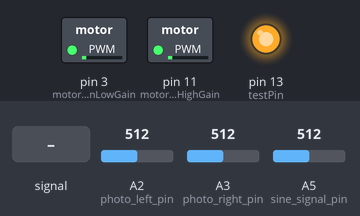
A sketch run on a simulated Arduino Uno, built with avr-gcc and run on an emulated ATmega328P. Parts: switched loads named in the sketch (green lamp = pin HIGH), output pins drawn as LEDs (lit = HIGH). The inputs (shaded band) are chosen by the test bench; at power-on: A2 (photo_left_pin) = 512, A3 (photo_right_pin) = 512, A5 (sine_signal_pin) = 512. What the sketch prints to the serial monitor is not drawn.

Above: at 1.2 s.
1.3 s: A5 (sine_signal_pin) fed a 50 Hz sine of ±306 counts around its level
4.3 s: A2 (photo_left_pin) set to 1023
At 5.6 s:
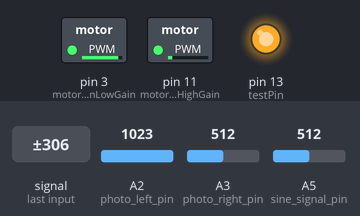
Timing chart, 0 to 7.3 s (numbered marks = the images above; inputs shaded):
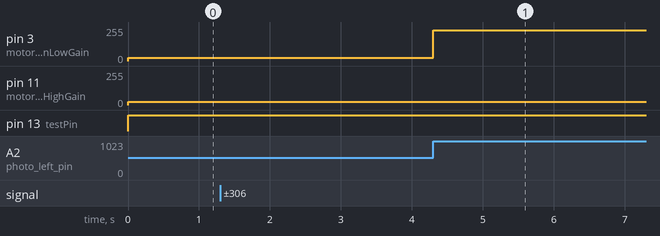

Measured:
- after the input at 4.3 s, pin 3 (motorPinLowGain): 26/255 → 230/255 at once

The sketch:

yoke_freq_resp.ino
```cpp
/*
  Roman Oechslin
  Robot controller with haptic feedback
  2018/04/06  Tokyo`
*/
#define FASTADC 1

// defines for setting and clearing register bits
#ifndef cbi
#define cbi(sfr, bit) (_SFR_BYTE(sfr) &= ~_BV(bit))
#endif
#ifndef sbi
#define sbi(sfr, bit) (_SFR_BYTE(sfr) |= _BV(bit))
#endif


#define joystick_left_pin A0
#define photo_left_pin A2
#define joystick_right_pin A1
#define photo_right_pin A3
#define sine_signal_pin A5
int motorPinLowGain = 3;    // Motor connected to digital pin 3 (PWM)
int motorPinHighGain = 11;    // Motor connected to digital pin 11 (PWM)
int testPin = 13; // Used for testing the speed of Arduino

int sine_signal = 0;
int photo_value_left_raw = 0;
int photo_value_right_raw = 0;

float dist_ref = 0.0;
int OUTPUT_PER_VOLT = 255 / 5; // the arduino can output 5V max
int MOTOR_MAX_VOLTAGE = 20; // change this according to motor
int LEFT_HAND_AMPLIFIER_GAIN = 10;
int RIGHT_HAND_AMPLIFIER_GAIN = 10;
const int OUTPUT_RANGE_L = 2 * MOTOR_MAX_VOLTAGE * OUTPUT_PER_VOLT / LEFT_HAND_AMPLIFIER_GAIN;
const int OUTPUT_RANGE_R = 2 * MOTOR_MAX_VOLTAGE * OUTPUT_PER_VOLT / RIGHT_HAND_AMPLIFIER_GAIN;

float error_left = 0;
float last_error_left = 0;
float sum_error_left = 0;
float error_right = 0;
float last_error_right = 0;
float sum_error_right = 0;
const int PHOTO_MIN_LEFT = 550;
const int PHOTO_MAX_LEFT = 780;
const int PHOTO_MIN_RIGHT = 600;
const int PHOTO_MAX_RIGHT = 763;
const float MAX_DISPLACEMENT_UM = 5.0; // [mm], has been measured

char buf[16];
char all[512];
char *p = all;
char *init_p = all;
char semicolon[5] = ";";
char end_char[5] = "\n";

unsigned long TIME_BEGIN = 0;
unsigned long TIME_NOW = 0;
unsigned long TIME_CYCLE = 1000; // this is the time_step in [us] that determines the running frequency


void setup() {
  Serial.begin(250000);
  pinMode(motorPinLowGain, OUTPUT);
  pinMode(motorPinHighGain, OUTPUT);

  pinMode(sine_signal_pin, INPUT);
  pinMode(joystick_left_pin, INPUT);
  pinMode(photo_left_pin, INPUT);
  pinMode(joystick_right_pin, INPUT);
  pinMode(photo_right_pin, INPUT);
  pinMode(testPin, OUTPUT);

  TCCR2B = TCCR2B & B11111000 | B00000001; // for PWM frequency of 31372.55 Hz

  #if FASTADC
    // set prescale to 16
    sbi(ADCSRA, ADPS2) ;
    cbi(ADCSRA, ADPS1) ;
    cbi(ADCSRA, ADPS0) ;
  #endif
}

void loop() {
  digitalWrite(testPin, HIGH); // this is only used to measure the operating frequency
  TIME_BEGIN = micros();

  sine_signal = analogRead(sine_signal_pin);
  photo_value_left_raw = analogRead(photo_left_pin);
  photo_value_right_raw = analogRead(photo_right_pin);

  int pwmValueLeftSym = 128;
  int pwmValueRightSym = 128;

  float k_p = 5.0; // [V/mm]
  float k_i = 0.0;
  float k_d = 0.0;

  k_p = k_p * 255 / 40; // to convert it to arduino values
  // ignore Serial and read sine wave signal as reference
  dist_ref = (float) sine2dist((float) sine_signal);
  error_left = dist_ref - sensor2dist(photo_value_left_raw, PHOTO_MIN_LEFT, PHOTO_MAX_LEFT);
  error_right = dist_ref - sensor2dist(photo_value_right_raw, PHOTO_MIN_RIGHT, PHOTO_MAX_RIGHT);

  int des_mot_volt_left = k_p * error_left + k_i * sum_error_left + k_d * (error_left - last_error_left);
  int des_mot_volt_right =  k_p * error_right + k_i * sum_error_right + k_d * (error_right - last_error_right);//FIXME need two different control parameters?
  sum_error_left = error_left + sum_error_left;
  last_error_left = error_left;
  sum_error_right = error_right + sum_error_right;
  last_error_right = error_right;

  // symmetric feedback left and right, (allowing for negative motor values)
  pwmValueLeftSym = pid2pwm_sym(des_mot_volt_left, OUTPUT_RANGE_L);
  pwmValueRightSym = pid2pwm_sym(des_mot_volt_right, OUTPUT_RANGE_R);

  analogWrite(motorPinLowGain, pwmValueLeftSym); //pwmValueLeftSym
  analogWrite(motorPinHighGain, pwmValueRightSym); //pwmValueRightSym

  //fastest way of writing data to serial
  all[0] = '\0';
  p = mystrcat(init_p, itoa(dist_ref*1000, buf, 16));
  p = mystrcat(p, semicolon);
  p = mystrcat(p, itoa(photo_value_left_raw, buf, 16));
  p = mystrcat(p, semicolon);
  p = mystrcat(p, itoa(photo_value_right_raw, buf, 16));
  p = mystrcat(p, semicolon);
  p = mystrcat(p, itoa(TIME_BEGIN, buf, 16));
  p = mystrcat(p, semicolon);
  p = mystrcat(p, end_char);
  Serial.print(all); // this is necessary for logging
  // message format: dist ref | left val | right val | time stamp

  /*
  Serial.print("photo_value_right_raw: ");
  Serial.println(photo_value_right_raw);
  Serial.print("dist_ref: ");
  Serial.println(dist_ref);
  Serial.print("my_dist: ");
  Serial.println(sensor2dist(photo_value_right_raw, PHOTO_MIN_RIGHT, PHOTO_MAX_RIGHT));
  Serial.print("pwm: ");
  Serial.println(pwmValueRightSym);
  Serial.print("ref = ");
  Serial.println(dist_ref);
  Serial.print("photo_value_left_raw = ");
  Serial.println(photo_value_left_raw);
  Serial.print("error = ");
  Serial.println(error_left);
  Serial.print("des_mot_volt_right = ");
  Serial.println(des_mot_volt_right);
  Serial.print("pwmValueLeftSym = ");
  Serial.println(pwmValueLeftSym);
  Serial.print("sensor dist = ");
  Serial.println(sensor2dist(photo_value_left_raw, PHOTO_MIN_LEFT, PHOTO_MAX_LEFT));*/


  while ((micros() - TIME_BEGIN) < TIME_CYCLE) {  } // do nothing until we reach the time step of TIME_CYCLE
}


char* mystrcat( char* dest, char* src )
{
  // taken from https://stackoverflow.com/questions/21880730/c-what-is-the-best-and-fastest-way-to-concatenate-strings?utm_medium=organic&utm_source=google_rich_qa&utm_campaign=google_rich_qa
  while (*dest) dest++;
  while (*dest++ = *src++);
  return --dest;
}

float sine2dist(float sine){
  return (sine / 4.0) * (MAX_DISPLACEMENT_UM) / 256.0 ;
  // sine / 1024 * MAX_DISPLACEMENT_UM had to be rewritten due to overflow
}

float sensor2dist(int sensor_value, int min_val, int max_val) {
  // maps the measured value to the distance (assumed linearity) in micrometers
  //Serial.println(MAX_DISPLACEMENT_UM - (sensor_value - min_val) * (MAX_DISPLACEMENT_UM) / (max_val - min_val));
  return MAX_DISPLACEMENT_UM - (sensor_value - min_val) * (MAX_DISPLACEMENT_UM) / (max_val - min_val) ;
}


int limit_value(int value, int lower, int upper) {
  if (value < lower) {
    value = lower;
  } else if (value > upper) {
    value = upper;
  }
  return value;
}

int pid2pwm_sym(int des_voltage, int range) {
  // converts motor voltage to pwm output where 128-range/2 is full power in one direction and 128+range/2 is
  // full power in the other
  return limit_value(des_voltage, -range/2, range/2) + 128;
}
```
